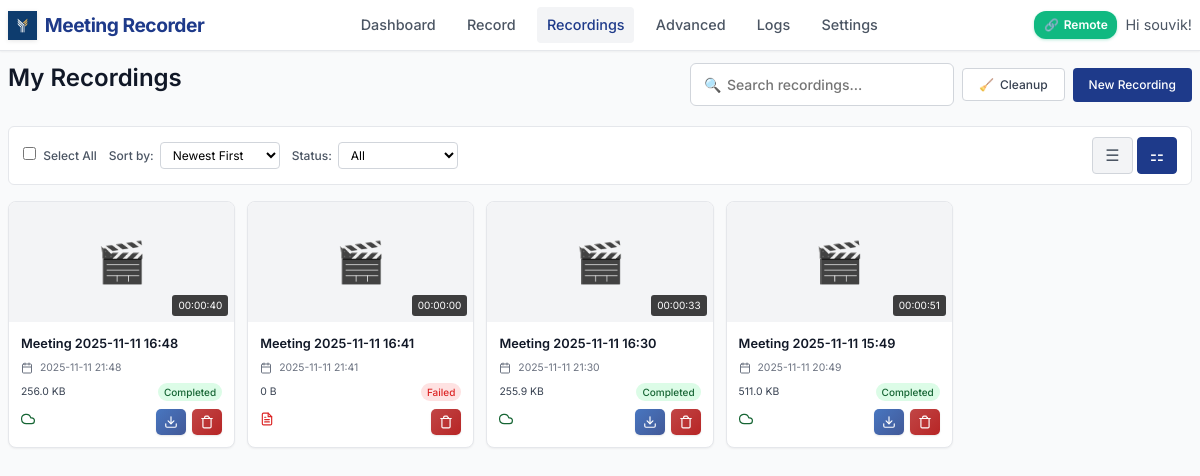
The app's page /recordings (signed in), older data.
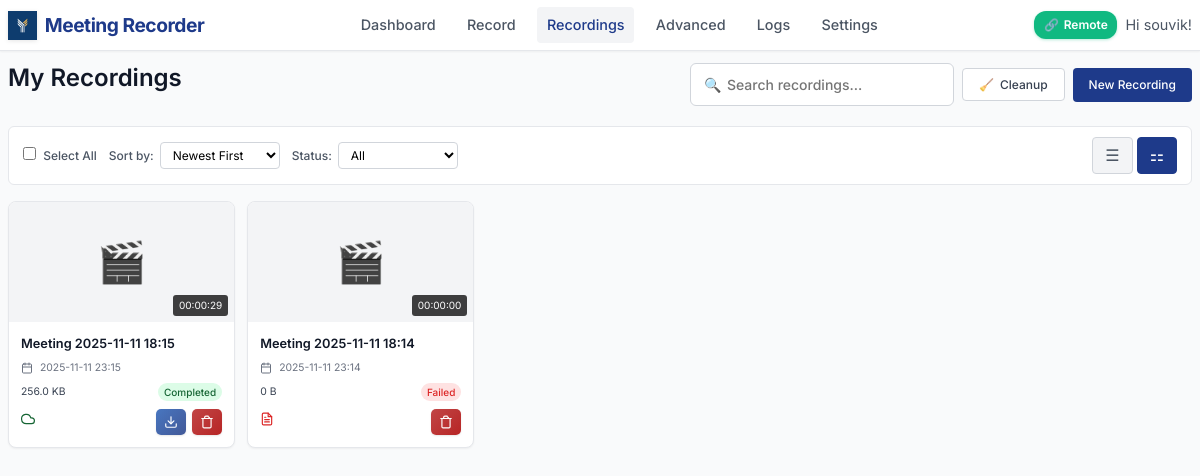
The same page, newer data.
### models.py (models this page shows, shortened)
class User(UserMixin, db.Model):
    id = db.Column(db.Integer, primary_key=True)
    username = db.Column(db.String(80), unique=True, nullable=False)
    email = db.Column(db.String(120), unique=True, nullable=False)
    password_hash = db.Column(db.String(128))
    created_at = db.Column(db.DateTime, default=datetime.utcnow)
    is_active = db.Column(db.Boolean, default=True)
    default_monitor = db.Column(db.String(200))  # Default monitor for recordings
    auto_delete_days = db.Column(db.Integer, default=30)  # Auto-delete recordings after N days
    recordings = db.relationship('Recording', backref='user', lazy=True)
    meetings = db.relationship('Meeting', backref='user', lazy=True)

class Recording(db.Model):
    id = db.Column(db.Integer, primary_key=True)
    title = db.Column(db.String(200), nullable=False)
    filename = db.Column(db.String(255), nullable=False)
    file_path = db.Column(db.String(500), nullable=False)
    file_size = db.Column(db.BigInteger, default=0)  # in bytes
    duration = db.Column(db.Integer, default=0)  # in seconds
    created_at = db.Column(db.DateTime, default=datetime.utcnow)
    started_at = db.Column(db.DateTime)
    ended_at = db.Column(db.DateTime)
    monitor_name = db.Column(db.String(200))
    resolution = db.Column(db.String(50))  # e.g., "1920x1080"
    uploaded = db.Column(db.Boolean, default=False)
    upload_url = db.Column(db.String(500))  # Legacy field - kept for compatibility
    video_url = db.Column(db.String(500))
    transcript_url = db.Column(db.String(500))
    thumbnail_url = db.Column(db.String(500))
    upload_status = db.Column(db.String(50), default='pending')  # pending, uploading, completed, failed
    upload_metadata = db.Column(db.Text)  # JSON metadata from upload
    user_id = db.Column(db.Integer, db.ForeignKey('user.id'), nullable=False)
    status = db.Column(db.String(50), default='completed')  # recording, processing, completed, failed
    @property
    def duration_formatted(self):
        if not self.duration:
            return "00:00:00"
        hours = self.duration // 3600
        minutes = (self.duration % 3600) // 60
        seconds = self.duration % 60
        return f"{hours:02d}:{minutes:02d}:{seconds:02d}"
    @property
    def file_size_formatted(self):
        if not self.file_size:
            return "0 B"
        size = self.file_size  # Work with a copy to avoid modifying the actual value
        for unit in ['B', 'KB', 'MB', 'GB']:
            if size < 1024:
                return f"{size:.1f} {unit}"
            size /= 1024
        return f"{size:.1f} TB"
    @property
    def sync_status(self):
        if self.upload_status == 'completed' and self.uploaded:
            return "Synced"
        elif self.upload_status == 'uploading':
            return "Uploading"
        elif self.upload_status == 'failed':
            return "Upload Failed"
        elif self.status == "failed":
            return "Recording Failed"
        elif self.status == "processing":
            return "Processing"
        else:
            return "Local Only"
    @property
    def sync_status_class(self):
        status = self.sync_status
        if status == "Synced":
            return "status-synced"
        elif status == "Uploading":
            return "status-uploading"
        elif "Failed" in status:
            return "status-failed"
        elif status == "Processing":
            return "status-processing"
        else:
            return "status-local"
    @property
    def resolved_file_path(self):
        if not self.file_path:
            return None
        base_dir = get_base_dir()
        if os.path.isabs(self.file_path):
            filename = os.path.basename(self.file_path)
        else:
            filename = self.file_path
        resolved_path = base_dir / 'recordings' / filename
        return str(resolved_path)
    @property
    def transcript_path(self):
        base_dir = get_base_dir()
        recordings_dir = base_dir / 'recordings'
        safe_title = "".join(c for c in self.title if c.isalnum() or c in (' ', '-', '_')).rstrip()
        transcript_filename = f"{safe_title}_transcript.txt"
        transcript_path = recordings_dir / transcript_filename
        if transcript_path.exists():
            return str(transcript_path)
        resolved_path = self.resolved_file_path
        if resolved_path:
            old_transcript_path = Path(resolved_path).with_suffix('') / '_transcript.txt'
            if old_transcript_path.exists():
                return str(old_transcript_path)
        return str(transcript_path)
    @property
    def has_transcript(self):
        transcript_path = self.transcript_path
        return transcript_path and os.path.exists(transcript_path)

### app.py (the view, shortened to what this page needs)
@app.route('/recordings')
@login_required
def recordings():
    page = request.args.get('page', 1, type=int)
    sort_by = request.args.get('sort', 'date_desc')
    status_filter = request.args.get('status', 'all')
    search_query = request.args.get('search', '').strip()
    query = Recording.query
    if search_query:
        query = query.filter(Recording.title.contains(search_query))
    if sort_by == 'date_asc':
        query = query.order_by(Recording.created_at.asc())
    elif sort_by == 'title':
        query = query.order_by(Recording.title.asc())
    elif sort_by == 'duration':
        query = query.order_by(Recording.duration.desc().nullslast())
    else:  # default: date_desc
        query = query.order_by(Recording.created_at.desc())
    recordings = query.paginate(page=page, per_page=10, error_out=False)
    return render_template('recordings.html', recordings=recordings)

### app.py (called while the page is built)
@app.context_processor
def utility_processor():
    active_recording = None
    if current_user.is_authenticated:
        global recording_state
        if recording_state.get('active', False):
            recent_recording = Recording.query.filter_by(user_id=current_user.id).order_by(Recording.created_at.desc()).first()
            if recent_recording and recent_recording.status != 'completed':
                active_recording = recent_recording
    return dict(
        format_file_size=format_file_size,
        format_duration=format_duration,
        active_recording=active_recording,
        is_remote_recording_enabled=is_remote_recording_enabled
    )

@login_manager.user_loader
def load_user(user_id):
    return db.session.get(User, int(user_id))  # Fix SQLAlchemy deprecation

### models.py (called while the page is built)
def get_base_dir():
    if getattr(sys, 'frozen', False):
        return Path(sys.executable).parent
    else:
        return Path(__file__).parent.absolute()

### templates/recordings.html (shortened to what this page needs)
{% extends "base.html" %}
{% block content %}
<div class="page-header">
    <h1 class="page-title">My Recordings</h1>
    <div class="header-actions">
        <div class="search-box">
            <span class="search-icon">🔍</span>
            <input type="text" class="search-input" placeholder="Search recordings...">
        </div>
        <button onclick="cleanupOrphanedRecordings()" class="btn-secondary" title="Remove database entries without files">
            <span>🧹</span>
            Cleanup
        </button>
        <a href="/record" class="btn-primary">
            New Recording
        </a>
    </div>
</div>
<div class="filters">
    <div class="filter-group">
        <label class="filter-label">
            <input type="checkbox" id="selectAllCheckbox" onchange="toggleSelectAll()" style="margin-right: 0.25rem;">
            Select All
        </label>
    </div>
    <div class="filter-group">
        <label class="filter-label">Sort by:</label>
        <select class="filter-select" id="sortSelect">
            <option value="date_desc">Newest First</option>
        </select>
    </div>
    <div class="filter-group">
        <label class="filter-label">Status:</label>
        <select class="filter-select" id="statusSelect">
            <option value="all">All</option>
        </select>
    </div>
    <div class="view-toggles">
        <button class="view-toggle-btn" onclick="setView('list')" title="List View">
            <span>☰</span>
        </button>
        <button class="view-toggle-btn active" onclick="setView('grid')" title="Grid View">
            <span>⚏</span>
        </button>
    </div>
</div>
{% if recordings.items %}
    <div class="recordings-grid">
        {% for recording in recordings.items %}
        <div class="recording-card" onclick="playRecording('{{ recording.id }}', event)">
            <div class="recording-thumbnail">
                {% if recording.file_path %}
                <div class="placeholder-thumbnail" style="display: none; width: 100%; height: 100%; align-items: center; justify-content: center; font-size: 2.5rem; color: var(--gray-400);">
                    🎬
                </div>
                {% else %}
                <div class="placeholder-thumbnail" style="width: 100%; height: 100%; display: flex; align-items: center; justify-content: center; font-size: 2.5rem; color: var(--gray-400);">
                    🎬
                </div>
                {% endif %}
                <div class="recording-duration">{{ recording.duration_formatted }}</div>
            </div>
            <div class="recording-info">
                <div class="recording-title">{{ recording.title }}</div>
                <div class="recording-meta">
                    <div class="recording-date">
                        {{ recording.created_at.strftime('%Y-%m-%d %H:%M') }}
                    </div>
                </div>
                <div class="recording-details">
                    <span class="recording-size">{{ recording.file_size_formatted }}</span>
                    <span class="recording-status status-{{ recording.status }}">
                        {{ recording.status.title() }}
                    </span>
                </div>
                <div class="recording-actions">
                    <div class="sync-indicator">
                        <span class="{{ recording.sync_status_class }}" title="{{ recording.sync_status }}">
                            {% if recording.sync_status == 'Synced' %}
                                <svg width="14" height="14" viewBox="0 0 24 24" fill="none" stroke="currentColor" stroke-width="2" stroke-linecap="round" stroke-linejoin="round">
                                    <path d="M18 10h-1.26A8 8 0 1 0 9 20h9a5 5 0 0 0 0-10z"/>
                                </svg>
                            {% elif recording.sync_status == 'Completed' %}
                                <svg width="14" height="14" viewBox="0 0 24 24" fill="none" stroke="currentColor" stroke-width="2" stroke-linecap="round" stroke-linejoin="round">
                                    <polyline points="20,6 9,17 4,12"/>
                                </svg>
                            {% elif recording.sync_status == 'Processing' %}
                                <svg width="14" height="14" viewBox="0 0 24 24" fill="none" stroke="currentColor" stroke-width="2" stroke-linecap="round" stroke-linejoin="round" style="animation: spin 1s linear infinite;">
                                    <path d="M21 12a9 9 0 11-6.219-8.56"/>
                                </svg>
                            {% elif recording.sync_status == 'Failed' %}
                                <svg width="14" height="14" viewBox="0 0 24 24" fill="none" stroke="currentColor" stroke-width="2" stroke-linecap="round" stroke-linejoin="round">
                                    <circle cx="12" cy="12" r="10"/>
                                    <line x1="15" y1="9" x2="9" y2="15"/>
                                    <line x1="9" y1="9" x2="15" y2="15"/>
                                </svg>
                            {% endif %}
                        </span>
                    </div>
                    <div class="action-buttons">
                        {% if recording.file_path %}
                        <a href="{{ url_for('download_recording', recording_id=recording.id) }}"
                           class="download-btn"
                           title="Download video">
                            <svg width="14" height="14" viewBox="0 0 24 24" fill="none" stroke="currentColor" stroke-width="2" stroke-linecap="round" stroke-linejoin="round">
                                <path d="M21 15v4a2 2 0 0 1-2 2H5a2 2 0 0 1-2-2v-4"/>
                                <polyline points="7,10 12,15 17,10"/>
                                <line x1="12" y1="15" x2="12" y2="3"/>
                            </svg>
                        </a>
                        {% endif %}
                        <button class="delete-btn"
                                onclick="deleteRecording({{ recording.id }}, '{{ recording.title }}')"
                                title="Delete recording">
                            <svg width="14" height="14" viewBox="0 0 24 24" fill="none" stroke="currentColor" stroke-width="2" stroke-linecap="round" stroke-linejoin="round">
                                <path d="M3 6h18"/>
                                <path d="M19 6v14c0 1-1 2-2 2H7c-1 0-2-1-2-2V6"/>
                                <path d="M8 6V4c0-1 1-2 2-2h4c0 1 1 2 2 2v2"/>
                            </svg>
                        </button>
                    </div>
                </div>
            </div>
        </div>
        {% endfor %}
    </div>
{% else %}
    <div class="empty-state">
        <div class="empty-icon">📹</div>
        <div class="empty-title">No recordings found</div>
        <p>You haven't created any recordings yet. Start by recording your first meeting!</p>
    </div>
{% endif %}
{% endblock %}

### templates/base.html (shortened to what this page needs)
<!DOCTYPE html>
<html lang="en">
<head>
</head>
<body>
    <header class="header">
        <div class="header-content">
            <a href="{{ url_for('dashboard') }}" class="logo">
                <img src="{{ url_for('static', filename='image.png') }}" alt="FYE Labs" class="logo-image">
                <span class="logo-text">Meeting Recorder</span>
            </a>
            <nav class="nav-menu">
                <a href="{{ url_for('dashboard') }}" class="nav-link {% if request.endpoint == 'dashboard' %}active{% endif %}">Dashboard</a>
                <a href="{{ url_for('record') }}" class="nav-link {% if request.endpoint == 'record' %}active{% endif %}">Record</a>
                <a href="{{ url_for('recordings') }}" class="nav-link {% if request.endpoint == 'recordings' %}active{% endif %}">Recordings</a>
                <a href="{{ url_for('admin_dashboard') }}" class="nav-link {% if request.endpoint.startswith('admin_') %}active{% endif %}">Advanced</a>
                <a href="{{ url_for('view_logs') }}" class="nav-link {% if request.endpoint == 'view_logs' %}active{% endif %}">Logs</a>
                <a href="{{ url_for('settings') }}" class="nav-link {% if request.endpoint == 'settings' %}active{% endif %}">Settings</a>
            </nav>
            <div class="user-menu">
                <div class="remote-status-indicator" id="remoteStatusIndicator">
                    <span id="remoteStatusIcon">🔗</span>
                    <span id="remoteStatusText">Remote</span>
                </div>
                <span class="user-info">Hi {{ current_user.username }}!</span>
            </div>
        </div>
    </header>
    <main class="container">
        {% block content %}{% endblock %}
    </main>
</body>
</html>

Row changes from the older to the newer data that the page shows:
removed Recording: duration_formatted "00:00:40", title "Meeting 2025-11-11 16:48", created_at "2025-11-11 21:48", file_size_formatted "256.0 KB", status "Completed", upload_status "completed" (drawn)
removed Recording: duration_formatted "00:00:00", title "Meeting 2025-11-11 16:41", created_at "2025-11-11 21:41", file_size_formatted "0 B", status "Failed", upload_status "pending" (drawn)
removed Recording: duration_formatted "00:00:33", title "Meeting 2025-11-11 16:30", created_at "2025-11-11 21:30", file_size_formatted "255.9 KB", status "Completed", upload_status "completed" (drawn)
removed Recording: duration_formatted "00:00:51", title "Meeting 2025-11-11 15:49", created_at "2025-11-11 20:49", file_size_formatted "511.0 KB", status "Completed", upload_status "completed" (drawn)
added Recording: duration_formatted "00:00:29", title "Meeting 2025-11-11 18:15", created_at "2025-11-11 23:15", file_size_formatted "256.0 KB", status "Completed", upload_status "completed" (drawn)
added Recording: duration_formatted "00:00:00", title "Meeting 2025-11-11 18:14", created_at "2025-11-11 23:14", file_size_formatted "0 B", status "Failed", upload_status "pending" (drawn)
